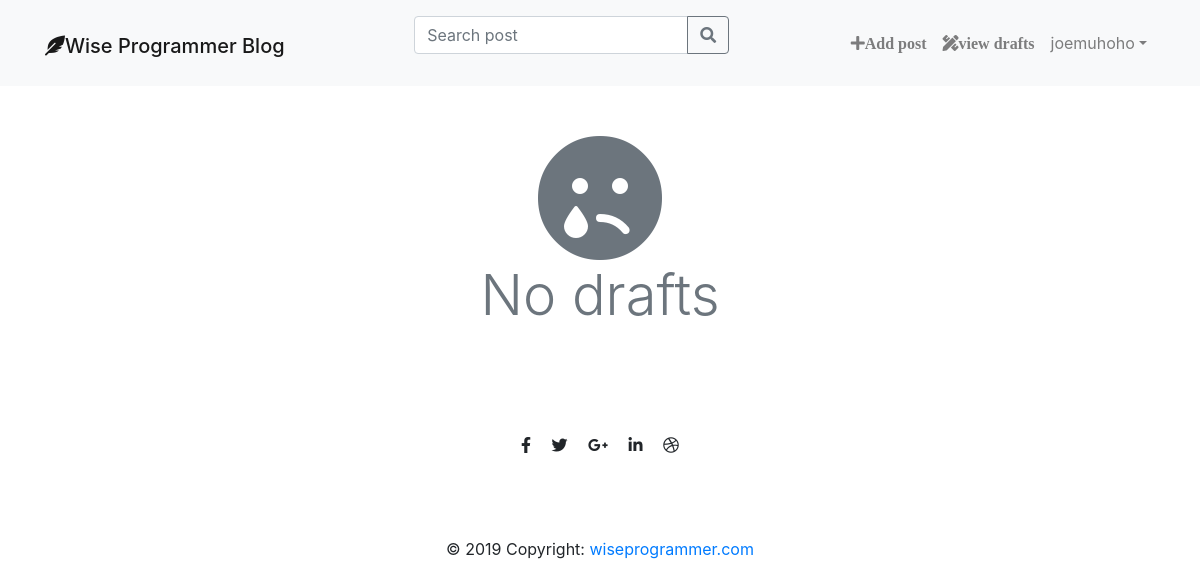
/drafts/ (signed in), run on an earlier commit of the app's database.
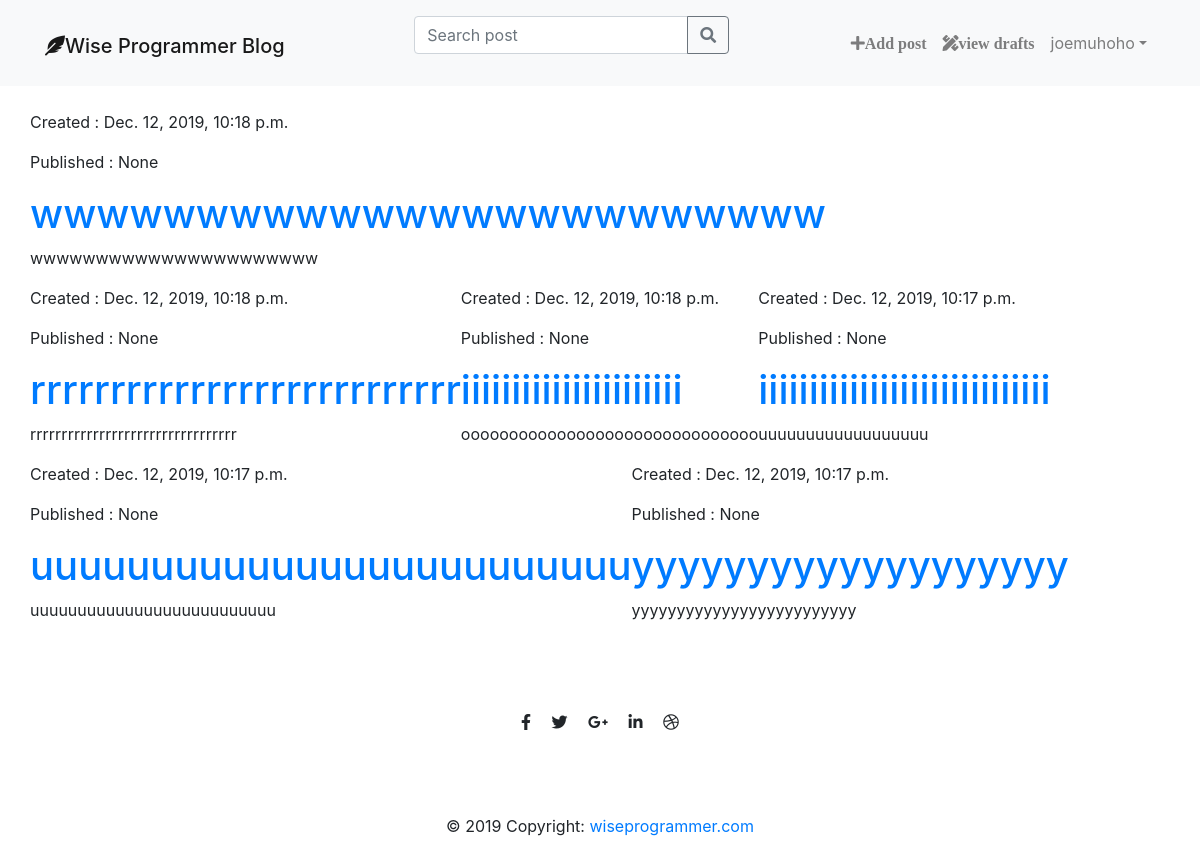
And on a later commit of the database.
### blog/models.py (models this page shows, shortened)
class Post(models.Model):
    author = models.ForeignKey('auth.User', on_delete=models.CASCADE)
    title = models.CharField(max_length=60)
    text = models.TextField()
    created_date = models.DateTimeField(default=timezone.now)
    published_date = models.DateTimeField(blank=True, null=True)
    edited_date = models.DateTimeField(blank=True, null=True)

### blog/views.py (the view)
# urls.py: path('drafts/', views.post_draft_list, name='post_draft_list'),
@login_required
def post_draft_list(request):
    post = Post.objects.filter(
        published_date__isnull=True).order_by('-created_date')
    stuff_for_frontend = {'posts': post}
    return render(request, 'blog/post_draft_list.html', stuff_for_frontend)

### blog/templates/blog/post_draft_list.html (shortened to what this page needs)
{% extends 'blog/base.html' %}
{% block mainnav %}
    {% include "navbar.html" %}
{% endblock %}
    {% block content%}
    {% if posts%}
        {% for post in posts %}
            <div class="post">
                <div class="date">
                    <p>Created : {{ post.created_date }}</p>
                    <p> Published : {{ post.published_date }}</p>
                </div>
                <h1> <a href="{% url 'post_detail' pk=post.pk %}"> {{ post.title }} </a> </h1>
                <p> {{ post.text | truncatechars:50}} </p>
            </div>
        {% endfor %}
         {% else %}
         <div class="container mt-4 mb-4">
            <div class="row justify-content-center">
                <div class="col-md-5 ">
                    <div class=" text-center text-muted ">
                        <i class="fas fa-sad-tear fa-8x "></i>
                        <h1 class="display-4 ">No drafts</h1>
                    </div>
                </div>
                </div>
                </div>
    {% endif %}
    {% endblock %}

What changed in the data, as far as the page shows it:
added Post: created_date "Dec. 12, 2019, 10:18 p.m.", published_date "None", title "wwwwwwwwwwwwwwwwwwwwwwww", text "wwwwwwwwwwwwwwwwwwwwww"
added Post: created_date "Dec. 12, 2019, 10:18 p.m.", published_date "None", title "rrrrrrrrrrrrrrrrrrrrrrrrrrr", text "rrrrrrrrrrrrrrrrrrrrrrrrrrrrrrrrr"
added Post: created_date "Dec. 12, 2019, 10:18 p.m.", published_date "None", title "iiiiiiiiiiiiiiiiiiiiii", text "ooooooooooooooooooooooooooooooo"
added Post: created_date "Dec. 12, 2019, 10:17 p.m.", published_date "None", title "iiiiiiiiiiiiiiiiiiiiiiiiiiiii", text "uuuuuuuuuuuuuuuuuu"
added Post: created_date "Dec. 12, 2019, 10:17 p.m.", published_date "None", title "uuuuuuuuuuuuuuuuuuuuuuuuu", text "uuuuuuuuuuuuuuuuuuuuuuuuuu"
added Post: created_date "Dec. 12, 2019, 10:17 p.m.", published_date "None", title "yyyyyyyyyyyyyyyyyyy", text "yyyyyyyyyyyyyyyyyyyyyyyyy"
Also different on the page:
text no longer shown: "No drafts"
